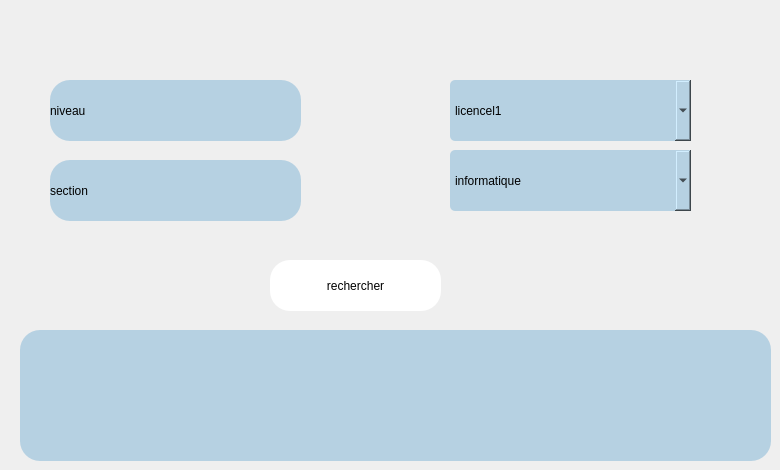
      <widget class="QWidget" name="recherche_niveau_section">
       <widget class="QLabel" name="label_22">
        <property name="geometry">
         <rect>
          <x>50</x>
          <y>80</y>
          <width>251</width>
          <height>61</height>
         </rect>
        </property>
        <property name="styleSheet">
         <string notr="true">font: 12pt &quot;Palatino Linotype&quot;;
background-color: rgb(182, 209, 226);
border-radius:20px;</string>
        </property>
        <property name="text">
         <string>niveau</string>
        </property>
       </widget>
       <widget class="QLabel" name="res23">
        <property name="geometry">
         <rect>
          <x>20</x>
          <y>330</y>
          <width>751</width>
          <height>131</height>
         </rect>
        </property>
        <property name="styleSheet">
         <string notr="true">border-radius:20px;
font: 8pt &quot;MS Shell Dlg 2&quot;;
background-color: rgb(200, 217, 237);
background-color: rgb(197, 225, 236);
background-color: rgb(182, 209, 226);</string>
        </property>
        <property name="text">
         <string/>
        </property>
       </widget>
       <widget class="QLabel" name="label_24">
        <property name="geometry">
         <rect>
          <x>50</x>
          <y>160</y>
          <width>251</width>
          <height>61</height>
         </rect>
        </property>
        <property name="styleSheet">
         <string notr="true">font: 12pt &quot;Palatino Linotype&quot;;
background-color: rgb(182, 209, 226);
border-radius:20px;</string>
        </property>
        <property name="text">
         <string>section</string>
        </property>
       </widget>
       <widget class="QPushButton" name="recherchesection_niveau">
        <property name="geometry">
         <rect>
          <x>270</x>
          <y>260</y>
          <width>171</width>
          <height>51</height>
         </rect>
        </property>
        <property name="styleSheet">
         <string notr="true">border-radius:20px;
font: 75 12pt &quot;Palatino Linotype&quot;;
background-color: rgb(255, 255, 255);
color: rgb(0, 0, 0);</string>
        </property>
        <property name="text">
         <string>rechercher</string>
        </property>
       </widget>
       <widget class="QComboBox" name="niveau_recher">
        <property name="geometry">
         <rect>
          <x>450</x>
          <y>80</y>
          <width>241</width>
          <height>61</height>
         </rect>
        </property>
        <property name="styleSheet">
         <string notr="true">font: 12pt &quot;Palatino Linotype&quot;;
background-color: rgb(182, 209, 226);
border-radius:5px;</string>
        </property>
        <item>
         <property name="text">
          <string>licencel1</string>
         </property>
        </item>
        <item>
         <property name="text">
          <string>licencel2</string>
         </property>
        </item>
        <item>
         <property name="text">
          <string>master</string>
         </property>
        </item>
        <item>
         <property name="text">
          <string>cycle ingénieur</string>
         </property>
        </item>
       </widget>
       <widget class="QComboBox" name="section_recher">
        <property name="geometry">
         <rect>
          <x>450</x>
          <y>150</y>
          <width>241</width>
          <height>61</height>
         </rect>
        </property>
        <property name="styleSheet">
         <string notr="true">font: 12pt &quot;Palatino Linotype&quot;;
background-color: rgb(182, 209, 226);
border-radius:5px;</string>
        </property>
        <item>
         <property name="text">
          <string>informatique</string>
         </property>
        </item>
        <item>
         <property name="text">
          <string>mathématique</string>
         </property>
        </item>
        <item>
         <property name="text">
          <string>prepa</string>
         </property>
        </item>
        <item>
         <property name="text">
          <string>tic</string>
         </property>
        </item>
       </widget>
      </widget>
